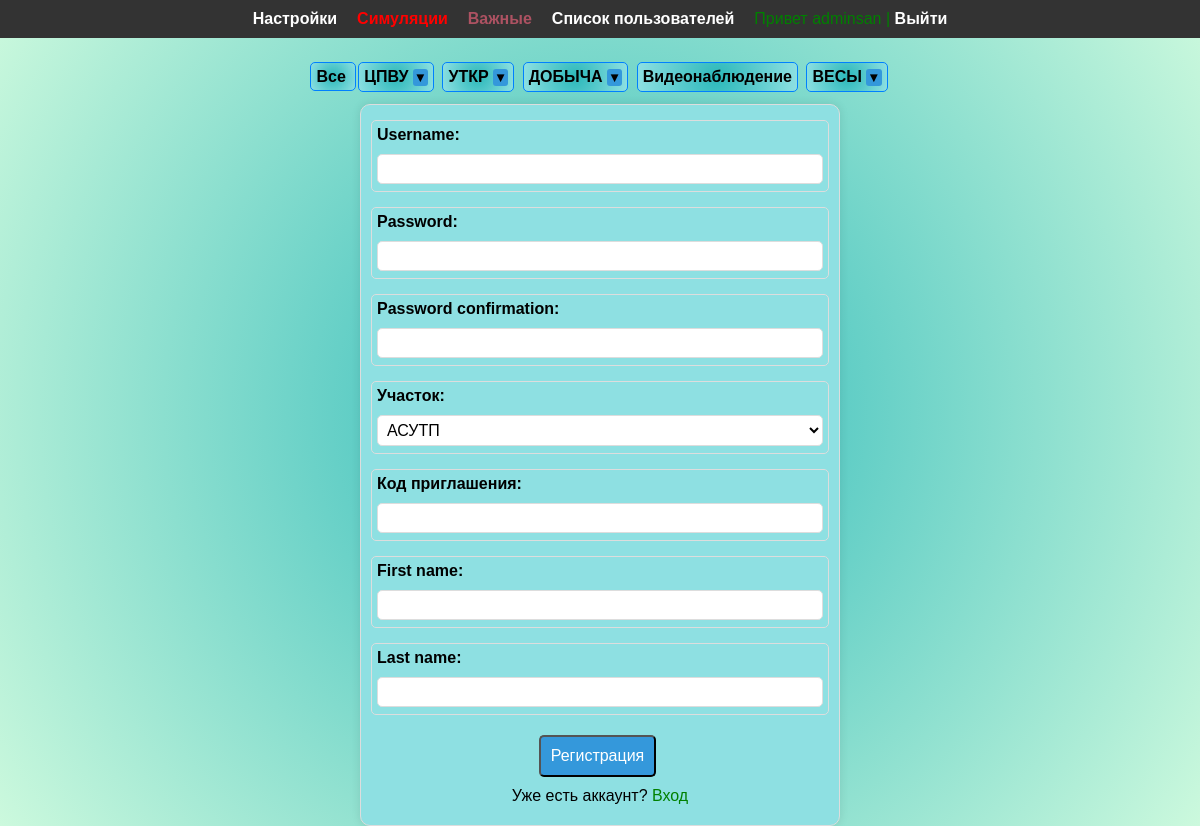
Screenshot of /register/ (signed in) with the database file from the repository.
### Blog/models.py (models this page shows, shortened)
class Category(MPTTModel):
    objects = models.Manager()
    name = models.CharField(max_length=100, db_index=True, verbose_name="Категория")
    slug = models.SlugField(max_length=255, unique=True, db_index=True, verbose_name="Slug")
    parent = TreeForeignKey('self', on_delete=models.CASCADE, null=True, blank=True, related_name='children')
    level = models.PositiveIntegerField(default=0)  # Define the default value for the 'level' field
    lft = models.PositiveIntegerField(default=0)  # Определите значение по умолчанию для поля 'lft'
    rght = models.PositiveIntegerField(default=0)  # Определите значение по умолчанию для поля 'rght'
    class MPTTMeta:
        order_insertion_by = ['name']
    class Meta:
        verbose_name = 'Категория'
        verbose_name_plural = 'Категории'
        ordering = ['id']

### users/views.py (the view)
# urls.py: path('register/', user_views.register, name='register'),
def register(request):
    if request.method == 'POST':
        form = UserRegisterForm(request.POST)
        if form.is_valid():
            username = form.cleaned_data.get('username')
            city = form.cleaned_data.get('city')
            welcome_code = str(form.cleaned_data.get('welcome_code'))
            if User.objects.filter(username=username).exists():
                return render(request, 'users/register.html', {'form': form, 'error_message': 'Уже есть такой пользователь'})
            if welcome_code in VALID_ACTIVATION_CODES:
                pass
            else:
                print(welcome_code)
                return render(request, 'users/register.html', {'form': form, 'city_choices': CITY_CHOICES,
                                                               'error_message': 'Неверный код активации'})
            user = form.save()
            profile, created = Profile.objects.get_or_create(user=user)
            if created:
                profile.time_glybinie = '00:00'
                profile.city = city
                profile.save()
            login(request, user)
            messages.success(request, f'Ваш аккаунт создан.')
            return redirect('home')
    else:
        form = UserRegisterForm()
    return render(request, 'users/register.html', {'form': form, 'city_choices': CITY_CHOICES})

### users/forms.py (shortened to what this page needs)
class UserRegisterForm(UserCreationForm):
    city = forms.ChoiceField(choices=CITY_CHOICES, label='Участок')
    welcome_code = forms.IntegerField(required=True, label="Код приглашения")
    class Meta:
        model = User
        fields = ['username', 'password1', 'password2', 'city', 'welcome_code', 'first_name', 'last_name']

### Blog/context_processors.py (called while the page is built)
def unread_notifications(request):
    if request.user.is_authenticated:
        profile = Profile.objects.get(user=request.user)
        notifications = profile.notifications.split('\n') if profile.notifications else []
        has_unread_notifications = any("Пост" in notification for notification in notifications)
    else:
        has_unread_notifications = False
    return {'has_unread_notifications': has_unread_notifications}

### Blog/templatetags/blog_tags.py (called while the page is built)
@register.inclusion_tag('blog/list_categories.html')
def show_categories(sort=None):
    if not sort:
        top_categories = Category.objects.filter(parent__isnull=True)
    else:
        top_categories = Category.objects.filter(parent__isnull=True).order_by(sort)
    def get_child_categories(category):
        child_categories = category.children.all()
        for child_category in child_categories:
            child_category.child_categories = get_child_categories(child_category)
        return child_categories
    for category in top_categories:
        category.child_categories = get_child_categories(category)
    return {"cats": top_categories}

### users/templates/users/register.html (shortened to what this page needs)
{% extends "blog/base.html" %}
{% load custom_tags %}
{% block content %}
<div class="content-login">
    <form method="POST">
        <div class="form-field">
            <label class="form-label" for="{{ form.username.id_for_label }}">{{ form.username.label }}:</label>
            {{ form.username}}
        </div>
        <div class="form-field">
            <label class="form-label" for="{{ form.password1.id_for_label }}">{{ form.password1.label }}:</label>
            {{ form.password1 }}
        </div>
        <div class="form-field">
            <label class="form-label" for="{{ form.password2.id_for_label }}">{{ form.password2.label }}:</label>
            {{ form.password2 }}
        </div>
        <div class="form-field">
            <label class="form-label" for="{{ form.city.id_for_label }}">{{ form.city.label }}:</label>
            {{ form.city }}
        </div>
        <div class="form-field">
            <label class="form-label" for="{{ form.welcome_code_for_label }}">{{ form.welcome_code.label }}:</label>
            {{ form.welcome_code }}
        </div>
        <div class="form-field">
            <label class="form-label" for="{{ form.first_name_for_label }}">{{ form.first_name.label }}:</label>
            {{ form.first_name }}
        </div>
        <div class="form-field">
            <label class="form-label" for="{{ form.last_name_for_label }}">{{ form.last_name.label }}:</label>
            {{ form.last_name }}
        </div>
        <div class="form-group">
            <button class="button" type="submit">Регистрация</button>
        </div>
    </form>
    <div style="margin:10px;">
            Уже есть аккаунт? <a style="color:green;" href="{% url 'login' %}"> Вход </a>
    </div>
</div>
{% endblock %}

### Blog/templates/blog/main_menu.html (shortened to what this page needs)
{% block main-menu %}
<nav>
    <ul class="menu">
        {% if request.user.is_authenticated %}
        <li class="line">
            <a href="{% url 'profile' user.id %}">Настройки </a></li>
        <li class="line"  >
            <a href="{% url 'posts_simulyation' %}" style="color: red;">Симуляции</a></li>
         <li class="line">
            <a href="{% url 'posts_important' %}"   style="color: #ad5262;" >Важные</a></li>
        <li class="line">
            <a href="{% url 'user_list' %}">Список пользователей</a></li>
        <li class="m-right"> Привет {{user.username}} | <a href="{% url 'logout' %}">Выйти</a></li>
        {% else %}
        <li class="m-right"><a href="{% url 'register' %}">Регистрация</a> | <a
                href="{% url 'login' %}">Войти</a></li>
        {% endif %}
    </ul>
</nav>
{% endblock %}

### Blog/templates/blog/list_categories.html (shortened to what this page needs)
 {% for category in cats %}
    <li class="menu-li">
      <a href="{% url 'category' category.slug %}" >
        {{ category.name }}
      </a>
      {% if category.child_categories %}
        <button class="toggle-btn" data-target="children-list-{{ category.slug }}">
          &#x25BC;
        </button>
      {% endif %}
    </li>
  {% endfor %}

### Blog/static/blog/css/menu.css (style rules this page uses)
* { margin: 0; padding: 0; box-sizing: border-box; }
nav { display: flex; justify-content: space-between; align-items: left; margin: 0 auto; padding: 0 20px; }
.menu-li { border: 1px solid #0080FF; border-radius: 5px; padding:5px; background: radial-gradient(circle, #2bb8ba, #8ee0e2); }
.line { margin-right: 20px; }
.m-right { margin-right: 100; color: green; }
.menu a { text-decoration: none; color: white; font-weight: bold; transition: color 0.3s; }
.menu { display: flex; justify-content: center; list-style: none; position: fixed; top: 0; width: 100%; background-color: #333; color: #fff; padding: 10px 0; //padding-left: 25%; z-index: 1000; left: 0; }

### Blog/static/blog/css/form_style.css (style rules this page uses)
.form-label { display: block; font-weight: bold; margin: 0px 10px 10px 0px; }
.form-field { width: 100%; padding: 5px; margin-bottom: 15px; margin-top: 5px; border: 1px solid #ddd; border-radius: 5px; font-size: 16px; flex: 1; margin-right: 10px; text-align:left; font-weight: bold; }
.form-field input { width: 100%; padding: 5px; margin-bottom: 2px; border: 1px solid #ddd; border-radius: 5px; font-size: 16px; }
.form-field select { width: 100%; padding: 5px; margin-bottom: 2px; border: 1px solid #ddd; border-radius: 5px; font-size: 16px; background-color: white; }

### Blog/static/blog/css/content_index.css (style rules this page uses)
.content-login { //background: radial-gradient(circle, #2bb8ba, #ccf9dd); width: 40%; border: 1px solid #ddd; background-color: #8ee0e2; padding: 10px; margin-top: 20px; margin: 0 auto; border-radius: 10px; box-shadow: 0px 0px 10px rgba(0, 0, 0, 0.1); text-align:center; }

### Blog/static/blog/css/category.css (style rules this page uses)
.categories li { display: inline-block; margin: 2px; // background-color:#c3d5b1; }
.categories a { text-decoration: none; color: black; font-weight: bold; font-size: 16px; transition: color 0.3s ease; }

### Blog/static/blog/css/styles.css (style rules this page uses)
body { font-family: 'Arial'; margin: 0; padding: 0; height: 100%; width: 100%; text-align: center; //background-image: url('/media/back.jpg'); background-size: cover; background-repeat: no-repeat; background: radial-gradient(circle, #2bb8ba, #ccf9dd); }
a { color: blue; text-decoration: none; }
.button { display: inline-block; padding: 10px; margin:5px 5px 0px 0px; font-size: 16px; text-color: white; border-radius: 5px; cursor: pointer; background-color: #3498db; color: white; text-align: center; text-decoration: none; transition: background-color 0.3s ease; }

### Blog/templates/blog/list_categories.html (style rules this page uses)
.toggle-btn { background-color: #3498db; color: black; border: none; padding: 1px 1px; border-radius: 3px; cursor: pointer; transition: background-color 0.3s, transform 0.2s; }

### rows the page displays
Category: name "ЦПВУ"
Category: name "УТКР"
Category: name "ДОБЫЧА"
Category: name "Видеонаблюдение"
Category: name "ВЕСЫ"

### other values shown
{{ user.username }} "adminsan"
